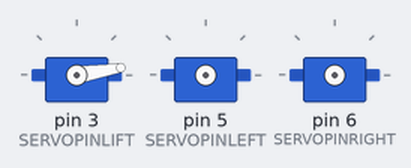
The sketch below on a simulated Arduino Uno, built with avr-gcc and run on an emulated ATmega328P. Shown: 3 × servo.

Above: at 0.1 s.
At 2.5 s:
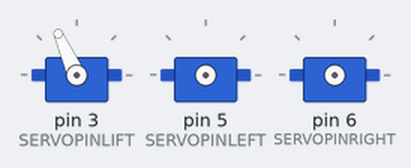
At 5.5 s:
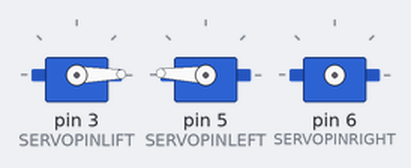
At 11.1 s:
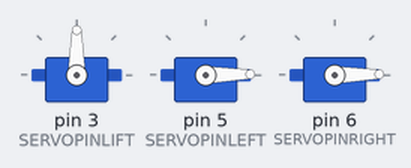
At 12.1 s:
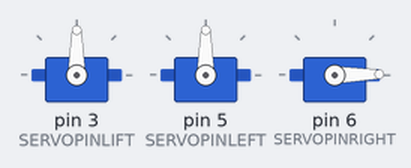
At 13.1 s:
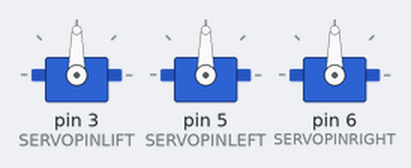
Timing chart, 0 to 14.6 s (numbered marks = the images above):
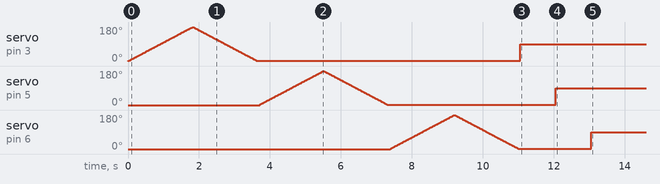

The sketch:

1_Calibrate_Servo_Motor_position_Using_Arduino.ino
```cpp
#include <Servo.h>
#define SERVOPINLIFT  3
#define SERVOPINLEFT  5
#define SERVOPINRIGHT 6

/////////////////////////////- Objects - /////////////////////////////////
Servo servo1;  //
Servo servo2;  //
Servo servo3;  //

/////////////////////////// - void setup() - //////////////////////
void setup()
{
  // attaches the servo on pin 3 to the servo object
  servo1.attach(SERVOPINLIFT);  // servo-1which is on arduino Sensor shiled board
  for (int num = 0; num <= 180; num++) // check servo motor - 0 to 180 degree rotation
  {
    servo1.write(num);//back to 'num' degrees(0 to 180)
    delay(10);//control servo speed
  }
  for (int num = 180; num > 0; num--) // check servo motor - 0 to 180 degree rotation
  {
    servo1.write(num);//back to 'num' degrees(0 to 180)
    delay(10);//control servo speed
  }
  delay(50);

  // attaches the servo on pin 3 to the servo object
  servo2.attach(SERVOPINLEFT);  // servo-1which is on arduino Sensor shiled board
  for (int num = 0; num <= 180; num++) // check servo motor - 0 to 180 degree rotation
  {
    servo2.write(num);//back to 'num' degrees(0 to 180)
    delay(10);//control servo speed
  }
  for (int num = 180; num > 0; num--) // check servo motor - 0 to 180 degree rotation
  {
    servo2.write(num);//back to 'num' degrees(0 to 180)
    delay(10);//control servo speed
  }
  delay(50);
  // attaches the servo on pin 3 to the servo object
  servo3.attach(SERVOPINRIGHT);  // servo-1which is on arduino Sensor shiled board
  for (int num = 0; num <= 180; num++) // check servo motor - 0 to 180 degree rotation
  {
    servo3.write(num);//back to 'num' degrees(0 to 180)
    delay(10);//control servo speed
  }
  for (int num = 180; num > 0; num--) // check servo motor - 0 to 180 degree rotation
  {
    servo3.write(num);//back to 'num' degrees(0 to 180)
    delay(10);//control servo speed
  }
  delay(50);
}

/////////////////////////// - void loop() - ////////////////////////
void loop()
{
  servo1.write(90);//goes to 90 degrees then place SERVOPINLIFT bracket
  delay(1000);//wait for a one second
  servo2.write(90);//goes to 90 degrees then place SERVOPINLEFT bracket
  delay(1000);//wait for a one second
  servo3.write(90);//goes to 90 degrees then place SERVOPINRIGHT bracket
  delay(1000);//wait for a one second
}
```
